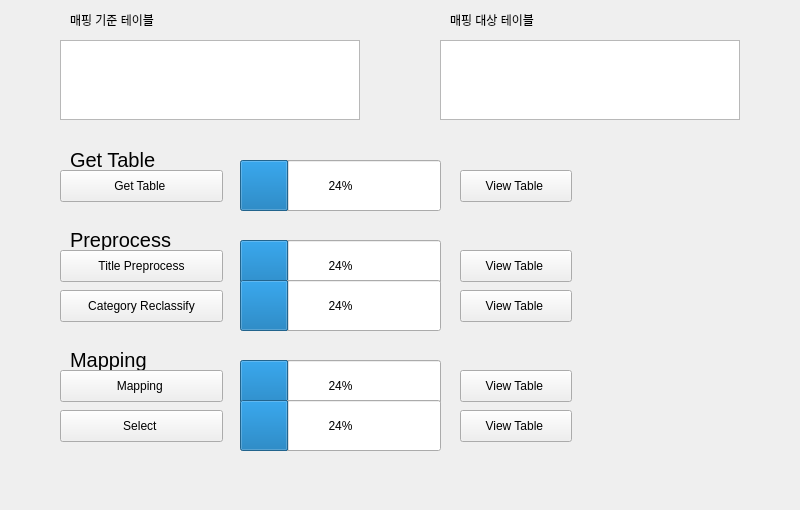
<?xml version="1.0" encoding="UTF-8"?>
<ui version="4.0">
 <class>mapping_form</class>
 <widget class="QWidget" name="mapping_form">
  <property name="geometry">
   <rect>
    <x>0</x>
    <y>0</y>
    <width>800</width>
    <height>510</height>
   </rect>
  </property>
  <property name="windowTitle">
   <string>Form</string>
  </property>
  <widget class="QLabel" name="label">
   <property name="geometry">
    <rect>
     <x>70</x>
     <y>10</y>
     <width>100</width>
     <height>20</height>
    </rect>
   </property>
   <property name="text">
    <string>매핑 기준 테이블</string>
   </property>
  </widget>
  <widget class="QLabel" name="label_2">
   <property name="geometry">
    <rect>
     <x>450</x>
     <y>10</y>
     <width>100</width>
     <height>20</height>
    </rect>
   </property>
   <property name="text">
    <string>매핑 대상 테이블</string>
   </property>
  </widget>
  <widget class="QPlainTextEdit" name="text_0">
   <property name="geometry">
    <rect>
     <x>60</x>
     <y>40</y>
     <width>300</width>
     <height>80</height>
    </rect>
   </property>
  </widget>
  <widget class="QProgressBar" name="pbar_2">
   <property name="geometry">
    <rect>
     <x>240</x>
     <y>240</y>
     <width>201</width>
     <height>51</height>
    </rect>
   </property>
   <property name="value">
    <number>24</number>
   </property>
  </widget>
  <widget class="QProgressBar" name="pbar_0">
   <property name="geometry">
    <rect>
     <x>240</x>
     <y>160</y>
     <width>201</width>
     <height>51</height>
    </rect>
   </property>
   <property name="value">
    <number>24</number>
   </property>
  </widget>
  <widget class="QLabel" name="label_3">
   <property name="geometry">
    <rect>
     <x>70</x>
     <y>150</y>
     <width>101</width>
     <height>20</height>
    </rect>
   </property>
   <property name="font">
    <font>
     <pointsize>15</pointsize>
    </font>
   </property>
   <property name="text">
    <string>Get Table </string>
   </property>
  </widget>
  <widget class="QPushButton" name="category_reclassify">
   <property name="geometry">
    <rect>
     <x>60</x>
     <y>290</y>
     <width>163</width>
     <height>32</height>
    </rect>
   </property>
   <property name="text">
    <string>Category Reclassify</string>
   </property>
  </widget>
  <widget class="QProgressBar" name="pbar_3">
   <property name="geometry">
    <rect>
     <x>240</x>
     <y>280</y>
     <width>201</width>
     <height>51</height>
    </rect>
   </property>
   <property name="value">
    <number>24</number>
   </property>
  </widget>
  <widget class="QPushButton" name="veiw_table_0">
   <property name="geometry">
    <rect>
     <x>460</x>
     <y>170</y>
     <width>112</width>
     <height>32</height>
    </rect>
   </property>
   <property name="text">
    <string>View Table </string>
   </property>
  </widget>
  <widget class="QPushButton" name="veiw_table_2">
   <property name="geometry">
    <rect>
     <x>460</x>
     <y>250</y>
     <width>112</width>
     <height>32</height>
    </rect>
   </property>
   <property name="text">
    <string>View Table </string>
   </property>
  </widget>
  <widget class="QPushButton" name="veiw_table_4">
   <property name="geometry">
    <rect>
     <x>460</x>
     <y>370</y>
     <width>112</width>
     <height>32</height>
    </rect>
   </property>
   <property name="text">
    <string>View Table </string>
   </property>
  </widget>
  <widget class="QPushButton" name="veiw_table_3">
   <property name="geometry">
    <rect>
     <x>460</x>
     <y>290</y>
     <width>112</width>
     <height>32</height>
    </rect>
   </property>
   <property name="text">
    <string>View Table </string>
   </property>
  </widget>
  <widget class="QProgressBar" name="pbar_4">
   <property name="geometry">
    <rect>
     <x>240</x>
     <y>360</y>
     <width>201</width>
     <height>51</height>
    </rect>
   </property>
   <property name="value">
    <number>24</number>
   </property>
  </widget>
  <widget class="QPlainTextEdit" name="text_1">
   <property name="geometry">
    <rect>
     <x>440</x>
     <y>40</y>
     <width>300</width>
     <height>80</height>
    </rect>
   </property>
  </widget>
  <widget class="QPushButton" name="get_table">
   <property name="geometry">
    <rect>
     <x>60</x>
     <y>170</y>
     <width>163</width>
     <height>32</height>
    </rect>
   </property>
   <property name="text">
    <string>Get Table </string>
   </property>
  </widget>
  <widget class="QPushButton" name="title_preprocess">
   <property name="geometry">
    <rect>
     <x>60</x>
     <y>250</y>
     <width>163</width>
     <height>32</height>
    </rect>
   </property>
   <property name="text">
    <string>Title Preprocess</string>
   </property>
  </widget>
  <widget class="QPushButton" name="mapping">
   <property name="geometry">
    <rect>
     <x>60</x>
     <y>370</y>
     <width>163</width>
     <height>32</height>
    </rect>
   </property>
   <property name="text">
    <string>Mapping </string>
   </property>
  </widget>
  <widget class="QLabel" name="label_6">
   <property name="geometry">
    <rect>
     <x>70</x>
     <y>230</y>
     <width>200</width>
     <height>20</height>
    </rect>
   </property>
   <property name="font">
    <font>
     <pointsize>15</pointsize>
    </font>
   </property>
   <property name="text">
    <string>Preprocess</string>
   </property>
  </widget>
  <widget class="QLabel" name="label_7">
   <property name="geometry">
    <rect>
     <x>70</x>
     <y>350</y>
     <width>200</width>
     <height>20</height>
    </rect>
   </property>
   <property name="font">
    <font>
     <pointsize>15</pointsize>
    </font>
   </property>
   <property name="text">
    <string>Mapping</string>
   </property>
  </widget>
  <widget class="QPushButton" name="veiw_table_5">
   <property name="geometry">
    <rect>
     <x>460</x>
     <y>410</y>
     <width>112</width>
     <height>32</height>
    </rect>
   </property>
   <property name="text">
    <string>View Table </string>
   </property>
  </widget>
  <widget class="QPushButton" name="select">
   <property name="geometry">
    <rect>
     <x>60</x>
     <y>410</y>
     <width>163</width>
     <height>32</height>
    </rect>
   </property>
   <property name="text">
    <string>Select </string>
   </property>
  </widget>
  <widget class="QProgressBar" name="pbar_5">
   <property name="geometry">
    <rect>
     <x>240</x>
     <y>400</y>
     <width>201</width>
     <height>51</height>
    </rect>
   </property>
   <property name="value">
    <number>24</number>
   </property>
  </widget>
 </widget>
 <resources/>
 <connections/>
</ui>
